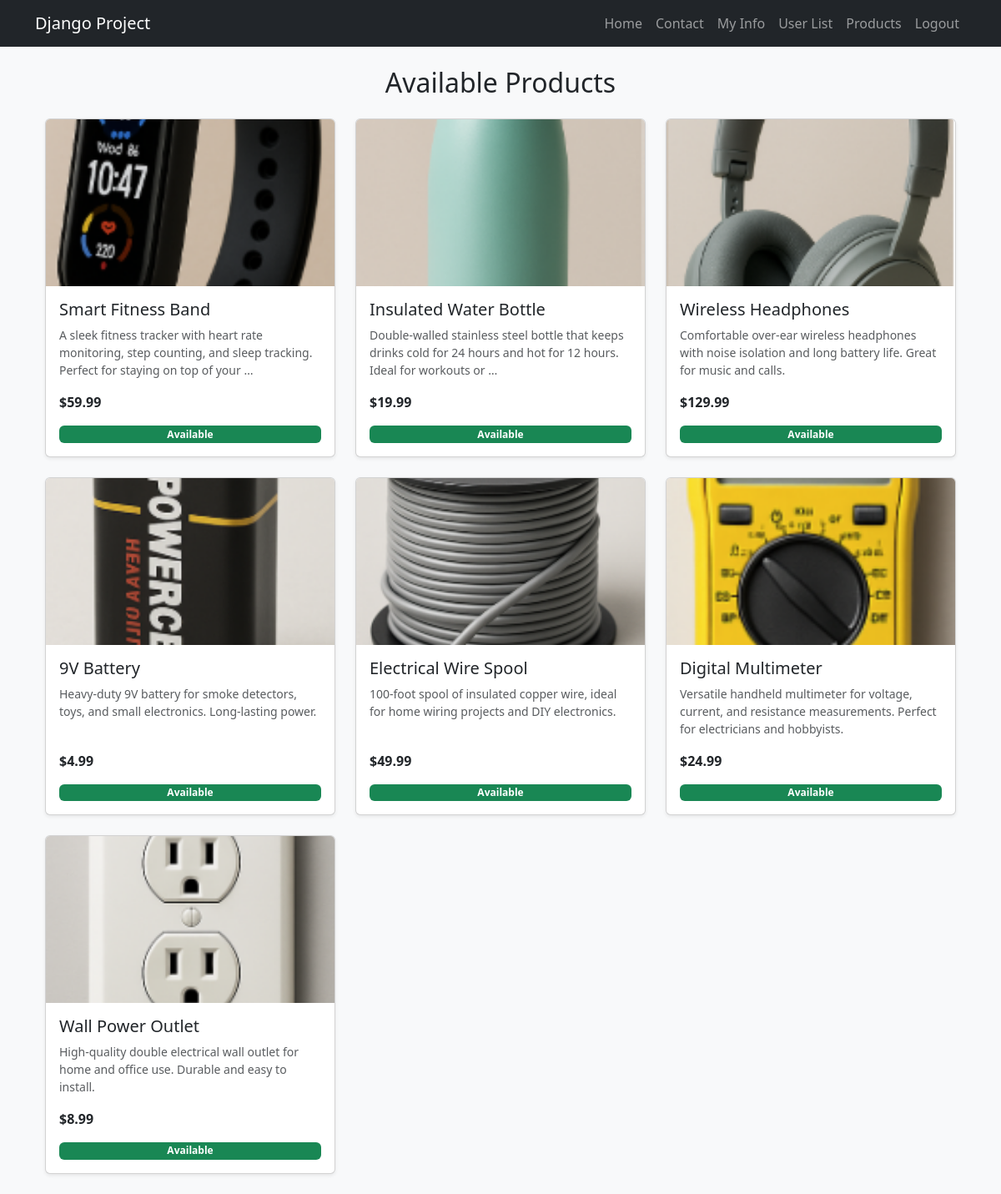
Screenshot of /products/ (signed in) with the database file from the repository.
### main_app/models.py (models this page shows, shortened)
class Product(models.Model):
    name = models.CharField(max_length=200)
    price = models.DecimalField(max_digits=10, decimal_places=2)
    description = models.TextField()
    photo = models.ImageField(upload_to="product_photos/", blank=True, null=True)
    is_available = models.BooleanField(default=True)

### main_app/views.py (the view)
# urls.py: path("products/", views.product_list, name="product_list"),
@login_required
def product_list(request):
    products = Product.objects.filter(is_available=True)
    return render(request, "product_list.html", {"products": products})

### main_app/templates/product_list.html
{% extends "base.html" %}
{% load static %}
{% block content %}
<div class="container mt-4">
  <h2 class="mb-4 text-center">Available Products</h2>
  {% if products %}
  <div class="row">
    {% for product in products %}
      <div class="col-sm-6 col-md-4 mb-4">
        <div class="card shadow-sm h-100">
          {% if product.photo %}
            <img src="{{ product.photo.url }}" class="card-img-top" alt="{{ product.name }}" style="height:200px; object-fit:cover;">
          {% else %}
            <img src="https://via.placeholder.com/200x200.png?text=No+Image" class="card-img-top" alt="No Image">
          {% endif %}
          <div class="card-body d-flex flex-column">
            <h5 class="card-title">{{ product.name }}</h5>
            <p class="card-text text-muted small">{{ product.description|truncatewords:20 }}</p>
            <p class="fw-bold mt-auto">${{ product.price }}</p>
            {% if product.is_available %}
              <span class="badge bg-success">Available</span>
            {% else %}
              <span class="badge bg-danger">Not Available</span>
            {% endif %}
          </div>
        </div>
      </div>
    {% endfor %}
  </div>
  {% else %}
    <div class="alert alert-info text-center">
      No products available right now.
    </div>
  {% endif %}
</div>
{% endblock %}

### main_app/templates/base.html (shortened to what this page needs)
<!DOCTYPE html>
<html lang="en">
<head>
  <link href="https://cdn.jsdelivr.net/npm/bootstrap@5.3.2/dist/css/bootstrap.min.css" rel="stylesheet">
</head>
<body class="bg-light">
  <nav class="navbar navbar-expand-lg navbar-dark bg-dark">
    <div class="container">
      <a class="navbar-brand" href="{% url 'home' %}">Django Project</a>
      <div class="collapse navbar-collapse">
        <ul class="navbar-nav ms-auto">
          <li class="nav-item"><a class="nav-link" href="{% url 'home' %}">Home</a></li>
          <li class="nav-item"><a class="nav-link" href="{% url 'contact' %}">Contact</a></li>
          {% if user.is_authenticated %}
            <li class="nav-item"><a class="nav-link" href="{% url 'user_form' %}">My Info</a></li>
            <li class="nav-item"><a class="nav-link" href="{% url 'user_list' %}">User List</a></li>
            <li class="nav-item"><a class="nav-link" href="{% url 'product_list' %}">Products</a></li>
            <li class="nav-item"><a class="nav-link" href="{% url 'logout' %}">Logout</a></li>
          {% else %}
            <li class="nav-item"><a class="nav-link" href="{% url 'login' %}">Login</a></li>
            <li class="nav-item"><a class="nav-link" href="{% url 'signup' %}">Sign Up</a></li>
          {% endif %}
        </ul>
      </div>
    </div>
  </nav>
  <main class="container mt-4">
    {% block content %}{% endblock %}
  </main>
</body>
</html>

### rows the page displays
Product: photo (picture), name "Smart Fitness Band", description "A sleek fitness tracker with heart rate monitoring, step counting, and sleep tracking. Perfect for staying on top of your …", price "59.99", is_available "Available"
Product: photo (picture), name "Insulated Water Bottle", description "Double-walled stainless steel bottle that keeps drinks cold for 24 hours and hot for 12 hours. Ideal for workouts or …", price "19.99", is_available "Available"
Product: photo (picture), name "Wireless Headphones", description "Comfortable over-ear wireless headphones with noise isolation and long battery life. Great for music and calls.", price "129.99", is_available "Available"
Product: photo (picture), name "9V Battery", description "Heavy-duty 9V battery for smoke detectors, toys, and small electronics. Long-lasting power.", price "4.99", is_available "Available"
Product: photo (picture), name "Electrical Wire Spool", description "100-foot spool of insulated copper wire, ideal for home wiring projects and DIY electronics.", price "49.99", is_available "Available"
Product: photo (picture), name "Digital Multimeter", description "Versatile handheld multimeter for voltage, current, and resistance measurements. Perfect for electricians and hobbyists.", price "24.99", is_available "Available"
Product: photo (picture), name "Wall Power Outlet", description "High-quality double electrical wall outlet for home and office use. Durable and easy to install.", price "8.99", is_available "Available"
